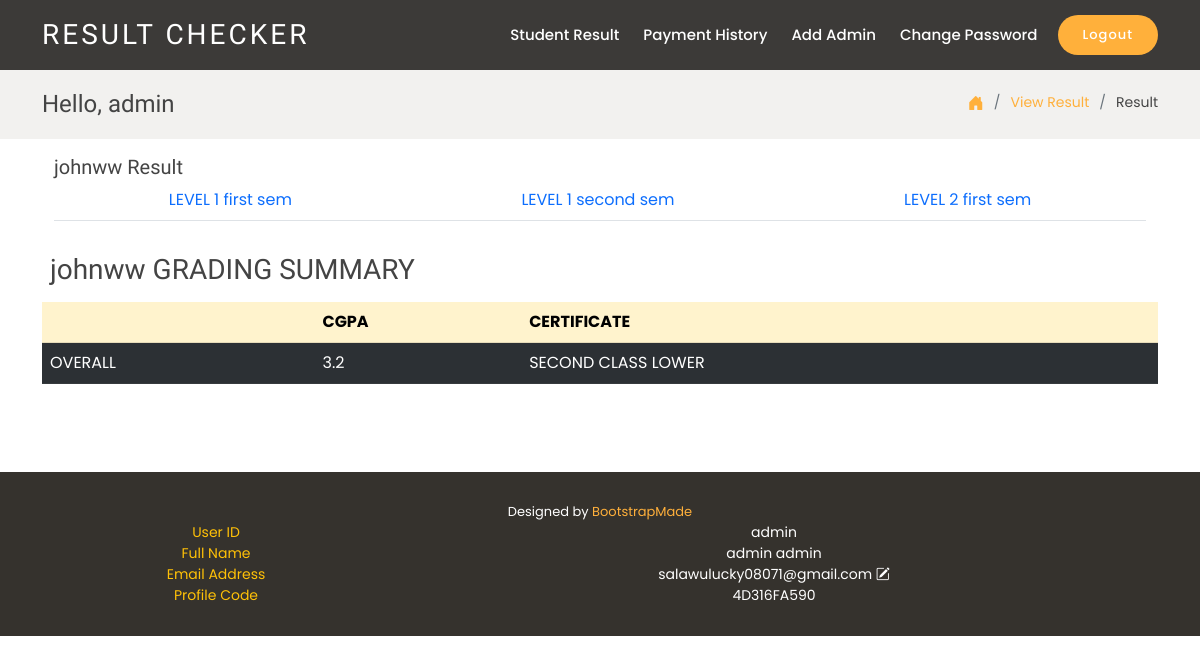
Page /viewstudentresult/ajp1/ (signed in) on the committed database.
### users/models.py (models this page shows, shortened)
class User(AbstractUser):
    username = None
    userid = models.CharField(max_length=150, unique=True, null=True, blank=True)
    email=models.EmailField(max_length=150, null=True,blank=True)
    name=models.CharField(max_length=150, null=True,blank=True)
    duration=models.IntegerField(blank=True,null=True)
    profile_ID=models.CharField(max_length=11, null=True,blank=True)
    created_at = models.DateTimeField(auto_now_add=True,null=True)
    updated_at =  models.DateTimeField(auto_now=True,null=True)
    profile_pic=models.ImageField(default='profilepic.png',null=True,blank=True)
    active= models.BooleanField(default=True,blank=True)
    pass_change = models.BooleanField(default=False,blank=True)
    class Meta:
        ordering = ['-created_at']
        indexes = [
            models.Index(fields=['-created_at']),
        ]
    objects=UserManager( )
    USERNAME_FIELD ='userid'
    REQUIRED_FIELDS=[]

### administrator/decorators.py (the view)
    def wrapper_function(request, *args, **kwargs):
        group= None
        if request.user.groups.exists():
            group = request.user.groups.all()[0].name
        if group == 'student':
            return redirect('decline')
        else:
            return view_func(request, *args,**kwargs)

### templates/viewstudentresult.html (shortened to what this page needs)
{% extends 'index.html' %}
{% load static %}
{% block content %}
    <section class="breadcrumbs">
      <div class="container">
        <div class="d-flex justify-content-between align-items-center">
          <h2>{% if user.is_authenticated %} Hello, {{user.first_name}} {% endif %} {% if user.groups.all.0.name == 'student' %}<span>{{user.profile_ID}}</span>{% endif %}</h2>
          <ol>
            <li><a href="{% url 'dashboard' %}"><i style='font-size:16px;' class="bi bi-house-door-fill"></i></a></li>
            <li><a href="{% url 'adminstudent' %}">View Result</a></li>
            <li>Result</li>
          </ol>
        </div>
      </div>
    </section>
    {% include 'msg.html' %}
    <div class="container mt-3">
              <h5 class="card-title">{{user1.first_name}} Result</h5>
           {% if stu or stu1 or stu2 or stu3 or stu4 or stu5 or stu6 or stu7 or stu8 or stu9 or stu10 or stu11 or stu12 or stu13 or stu14 or stu15  %}
              <ul class="nav nav-tabs nav-tabs-bordered d-flex" id="borderedTabJustified" role="tablist">
                {% if stu %}
                <li class="nav-item flex-fill" role="presentation">
                    <button class="nav-link w-100 " id="LEVEL1-first-tab" data-bs-toggle="tab" data-bs-target="#bordered-justified-LEVEL1-first" type="button" role="tab" aria-controls="LEVEL1-first" aria-selected="true">LEVEL 1 first sem</button>
                  </li>{% endif %}
                  {% if stu1 %}
                  <li class="nav-item flex-fill" role="presentation">
                    <button class="nav-link w-100" id="LEVEL1-second-tab" data-bs-toggle="tab" data-bs-target="#bordered-justified-LEVEL1-second" type="button" role="tab" aria-controls="LEVEL1-second" aria-selected="false">LEVEL 1 second sem</button>
                  </li>
                  {% endif %}
                {% if stu2 %}
                <li class="nav-item flex-fill" role="presentation">
                    <button class="nav-link w-100" id="LEVEL2-first-tab" data-bs-toggle="tab" data-bs-target="#bordered-justified-LEVEL2-first" type="button" role="tab" aria-controls="LEVEL2-first" aria-selected="false">LEVEL 2 first sem</button>
                  </li>
                {% endif %}
              </ul>
              <div class="tab-content pt-2" id="borderedTabJustifiedContent">
                {% if stu %}
                </div>
                {% endif %}
                {% if stu1 %}
                </div>
                {% endif %}
                {% if stu2 %}
                </div>
                {% endif %}
          {% if over > 0 %}
          <div class="container mt-3">
            <div class='row'>
              <div class='col-lg-8 m-2 col-sm-5 col-md-5'>
                <h3>{{user1.first_name}} GRADING SUMMARY</h3>
              </div>
            <div class='col-lg-2 m-2 col-sm-5 col-md-5'>
            </div>
          </div>
            <div class="table-responsive">
            <table class="table table-striped">
              <thead >
                <tr class="table-warning text-white">
                  <th></th>
                  <th>CGPA</th>
                  <th>CERTIFICATE</th>
                </tr>
              </thead>
              <tbody>
                <tr class="table-dark text-white">
                  <td>OVERALL</td>
                  <td>{{over}}</td>
                  <td>{{cert}}</td>
                </tr>
              </tbody>
            </div>
          </div>
          {% endif %}
          {% endif %}
        <br><br><br>
    {% endblock content %}

### templates/index.html (shortened to what this page needs)
{% load static %}
<!DOCTYPE html>
<html lang="en">
<head>
  <link href="{% static 'assets/vendor/animate.css/animate.min.css' %}" rel="stylesheet">
  <link href="{% static 'assets/vendor/bootstrap/css/bootstrap.min.css' %}" rel="stylesheet">
  <link href="{% static 'assets/vendor/bootstrap-icons/bootstrap-icons.css' %}" rel="stylesheet">
  <link href="{% static 'assets/css/style.css' %}" rel="stylesheet">
</head>
<body>
  <header id="header" class="fixed-top d-flex align-items-center ">
    <div class="container-fluid container-xl d-flex align-items-center justify-content-between">
      <div class="logo me-auto">
        {% if user.is_authenticated %}
        <h1><a href="{% url 'dashboard' %}">RESULT CHECKER</a></h1>
      </div>
      {% else %}
      <h1><a href="#">RESULT CHECKER</a></h1>
      </div>
      {% endif %}
      <nav id="navbar" class="navbar order-last order-lg-0">
        <ul>
          {% if user.is_authenticated %}
          {% if user.groups.all.0.name == 'admin' %}
          <li><a class="nav-link scrollto "  href="{% url 'adminstudent' %}">Student Result</a></li>
          <li><a class="nav-link scrollto "  href="{% url 'transaction' %}">Payment History</a></li>
          <li><a class="nav-link scrollto "  " data-bs-toggle="modal" data-bs-target="#addadmin"  href="#">Add Admin</a></li>
          {% endif %}
          <li><a class="nav-link scrollto " data-bs-toggle="modal" data-bs-target="#changepassword"  href="#">Change Password</a></li>
          {% endif %}
        </ul>
      </nav>
      {% if user.is_authenticated %}
      <a data-bs-toggle="modal" data-bs-target="#logout"  href="#"  class="book-a-table-btn scrollto">Logout</a>
      {% else %}
      <a  href="{% url 'login' %}"  class="book-a-table-btn scrollto">Login</a>
      {% endif %}
    </div>
  </header>
  <main id="main">
{% block content %}
{% endblock content %}
  </main>
  <footer id="footer">
    <div class="container">
      <div class="credits">
        Designed by <a href="https://bootstrapmade.com/">BootstrapMade</a>
      </div>
      {% if user.is_authenticated %}
        <div class="row col-lg-12 col-sm-12">
          <div class="col-lg-4 col-sm-4  label text-warning ">User ID</div>
          <div class="col-lg-8 col-sm-4 ">{{user.userid}}</div>
        </div>
      <div class="row col-lg-12 col-sm-12">
        <div class="col-lg-4 col-sm-4 label label text-warning">Full Name</div>
        <div class="col-lg-8 col-sm-4 ">{{user.first_name}} {{user.last_name}}</div>
      </div>
      <div class="row col-lg-12 col-sm-12">
          <div class="col-lg-4 col-sm-4  label label text-warning">Email Address</div>
          <div class="col-lg-8 col-sm-4 ">{{user.email}} <i data-bs-toggle="modal" data-bs-target="#email" class='bi bi-pencil-square'></i></div>
        </div>
        <div class="row col-lg-12 col-sm-12">
          <div class="col-lg-4 col-sm-4  label label text-warning">Profile Code</div>
          <div class="col-lg-8 col-sm-4 ">{{user.profile_ID}}</div>
        </div>
        {% endif %}
    </div>
  </footer>
</body>
</html>

### static/assets/css/style.css (style rules this page uses)
body { font-family: "Poppins", sans-serif; color: #444444; }
a { text-decoration: none; color: #ffb03b; }
h1, h2, h3, h4, h5, h6 { font-family: "Satisfy", sans-serif; }
#header { height: 70px; z-index: 997; transition: all 0.5s; padding: 10px 0; background: rgba(26, 24, 22, 0.85); }
#header .logo h1 { font-size: 28px; margin: 0; line-height: 1; font-weight: 400; letter-spacing: 3px; }
#header .logo h1 a, #header .logo h1 a:hover { color: #fff; text-decoration: none; }
.book-a-table-btn { background: #ffb03b; color: #fff; border-radius: 50px; margin: 0 0 0 20px; padding: 10px 25px; font-size: 13px; font-weight: 500; letter-spacing: 1px; transition: 0.3s; white-space: nowrap; }
.navbar { padding: 0; }
.navbar ul { margin: 0; padding: 0; display: flex; list-style: none; align-items: center; }
.navbar li { position: relative; }
.navbar a, .navbar a:focus { display: flex; align-items: center; justify-content: space-between; padding: 10px 0 10px 24px; font-size: 15px; font-weight: 500; color: white; white-space: nowrap; transition: 0.3s; }
section { padding: 60px 0; }
.breadcrumbs { padding: 20px 0; background-color: #f2f1ef; min-height: 40px; margin-top: 70px; }
.breadcrumbs h2 { font-size: 24px; font-weight: 300; margin: 0; }
.breadcrumbs ol { display: flex; flex-wrap: wrap; list-style: none; padding: 0; margin: 0; font-size: 14px; }
.breadcrumbs ol li+li { padding-left: 10px; }
.breadcrumbs ol li+li::before { display: inline-block; padding-right: 10px; color: #6c757d; content: "/"; }
#footer { background: #35322d; color: #fff; font-size: 14px; text-align: center; padding: 30px 0; }
#footer .credits { font-size: 13px; }

### rows in the picture
User: first_name "admin", userid "admin", last_name "admin", email "salawulucky08071@gmail.com", profile_ID "4D316FA590"
User: first_name "johnww"

### other values in the picture
{{ over }} "3.2"
{{ cert }} "SECOND CLASS LOWER"
